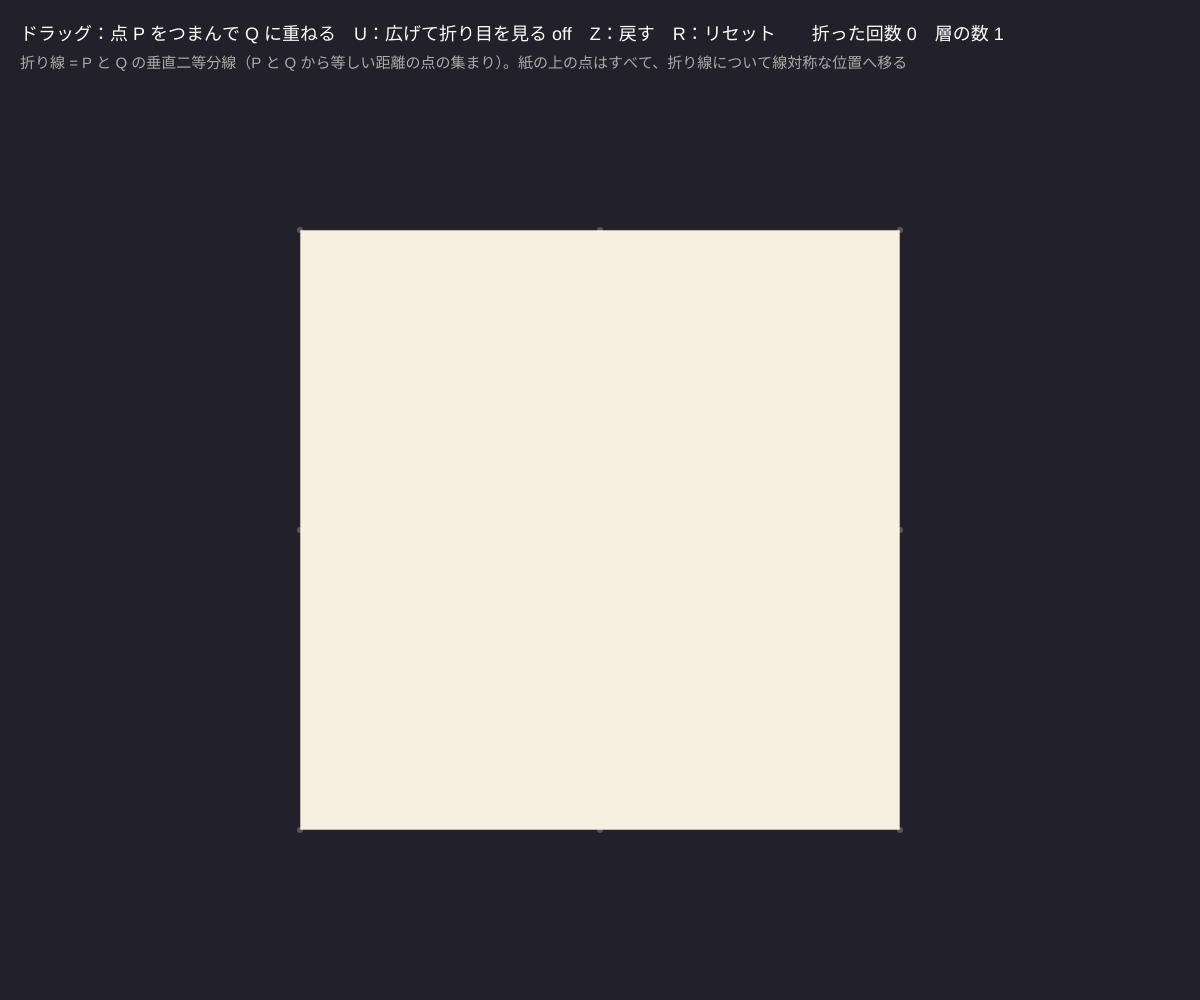
Frame 1 (no input)
Frame 60 (no input): identical to frame 1, image omitted
Frame 120 (the mouse pressed at the canvas centre since frame 60): identical to frame 1, image omitted

The p5.js sketch that drew this single still picture (run headless with seeded random() and noise() and a simulated clock; from frame 60 on, the mouse is pressed at the canvas centre):

// p5.js sketch
// ── sketch.js
// ============================================
// 00 折り線と折り目
// 紙の上の点 P をつまんで点 Q に重ねると、折り線は「P と Q の垂直二等分線」になる
//   折る = 折り線について線対称に移す（鏡映）。何回でも重ねて折れて、重なった紙は層になる
// ドラッグ = 点をつまんで重ねる（角や辺の中点に吸いつく）/ U = 広げて折り目を見る / Z = 1 つ戻す / R = リセット
// ============================================

let snapR = 18;            // ★ 角や中点に吸いつく距離（px）
let frontCol = [246, 240, 226];   // ★ 紙のおもて（白）
let backCol = [226, 84, 72];      // ★ 紙のうら（色紙の赤）
let S, ox, oy;             // 紙の一辺と左上
let faces = [];            // 紙の面 { pts: 今の位置, M: もとの紙 → 今 の変換, back: 裏返っているか, z: 重なりの順 }
let creases = [];          // 広げた紙の上の折り目 { a, b, mv: 'M' か 'V' }
let history = [];          // Z で戻すための記録
let grabP = null;          // つまんだ点 P
let unfolded = false;

function setup() {
  createCanvas(windowWidth, windowHeight);
  resetPaper();
}

function resetPaper() {
  S = min(width, height) * 0.6;
  ox = width / 2 - S / 2; oy = height / 2 - S / 2 + 30;
  faces = [{ pts: [{ x: ox, y: oy }, { x: ox + S, y: oy }, { x: ox + S, y: oy + S }, { x: ox, y: oy + S }], M: ident(), back: false, z: 0 }];
  creases = []; history = [];
}

// ★ 折る：折り線 L について、点 P がある側の紙をぜんぶ鏡に映して上に重ねる
function foldFaces(fs, L, P) {
  let side = sdist(P, L) > 0 ? 1 : -1;
  let maxZ = 0;
  for (let f of fs) maxZ = max(maxZ, f.z);
  let R = reflMat(L);
  let out = [], cuts = [];
  for (let f of fs) {
    let keep = clipHalf(f.pts, L, -side), move = clipHalf(f.pts, L, side);
    if (keep.length >= 3) out.push({ pts: keep, M: f.M, back: f.back, z: f.z });
    if (move.length >= 3) {
      out.push({ pts: move.map((p) => refl(p, L)), M: compose(R, f.M), back: !f.back, z: 2 * maxZ + 1 - f.z });
      if (keep.length >= 3) {
        // 面が切られた所が新しい折り目。もとの紙の位置に戻して記録する
        let seg = cutSeg(f.pts, L);
        if (seg) {
          let inv = inverse(f.M);
          // おもてが見えている面を手前に折る → おもてから見て谷折り。裏が見えている面なら山折り
          cuts.push({ a: apply(inv, seg[0]), b: apply(inv, seg[1]), mv: f.back ? 'M' : 'V' });
        }
      }
    }
  }
  return { faces: out, cuts };
}

function draw() {
  background(34, 32, 40);
  let preview = null, Q = null, L = null;
  if (grabP && !unfolded) {
    Q = snapPoint(mouseX, mouseY);
    if (dist(grabP.x, grabP.y, Q.x, Q.y) > 4) { L = bisector(grabP, Q); preview = foldFaces(faces, L, grabP); }
  }

  if (unfolded) drawUnfolded();
  else drawFaces(preview ? preview.faces : faces);

  // 折り線・P・Q
  if (L) {
    stroke(255, 220, 90); strokeWeight(2);
    drawingContext.setLineDash([10, 8]);
    line(L.p.x - L.u.x * 2000, L.p.y - L.u.y * 2000, L.p.x + L.u.x * 2000, L.p.y + L.u.y * 2000);
    drawingContext.setLineDash([]);
    stroke(255, 255, 255, 120); strokeWeight(1);
    line(grabP.x, grabP.y, Q.x, Q.y);
    noStroke();
    fill(90, 200, 255); circle(grabP.x, grabP.y, 14);
    fill(255, 220, 90); circle(Q.x, Q.y, 14);
    fill(255); textSize(15);
    text('P', grabP.x + 10, grabP.y - 10); text('Q', Q.x + 10, Q.y - 10);
  }
  // 吸いつく点の目印
  if (!unfolded) {
    noStroke(); fill(255, 255, 255, 60);
    for (let p of snapTargets()) circle(p.x, p.y, 6);
  }

  noStroke(); fill(255); textSize(18);
  text('ドラッグ：点 P をつまんで Q に重ねる　U：広げて折り目を見る ' + (unfolded ? 'ON' : 'off') + '　Z：戻す　R：リセット　　折った回数 ' + history.length + '　層の数 ' + faces.length, 20, 40);
  fill(170); textSize(15);
  text('折り線 = P と Q の垂直二等分線（P と Q から等しい距離の点の集まり）。紙の上の点はすべて、折り線について線対称な位置へ移る', 20, 68);
  if (unfolded) {
    fill(255, 120, 100); text('━ ━ 山折り（M）', 20, height - 50);
    fill(110, 170, 255); text('- - - 谷折り（V）', 180, height - 50);
    fill(200); text('山 ' + creases.filter((c) => c.mv === 'M').length + '　谷 ' + creases.filter((c) => c.mv === 'V').length + '　（おもてから見て）', 340, height - 50);
  }
}

function drawFaces(fs) {
  let sorted = fs.slice().sort((a, b) => a.z - b.z);
  stroke(60, 40, 40, 150); strokeWeight(1);
  for (let f of sorted) {
    let c = f.back ? backCol : frontCol;
    fill(c[0], c[1], c[2]);
    beginShape();
    for (let p of f.pts) vertex(p.x, p.y);
    endShape(CLOSE);
  }
}

function drawUnfolded() {
  noStroke(); fill(frontCol[0], frontCol[1], frontCol[2]);
  rect(ox, oy, S, S);
  strokeWeight(2.5);
  for (let c of creases) {
    if (c.mv === 'M') { stroke(230, 80, 60); drawingContext.setLineDash([14, 5, 3, 5]); }
    else { stroke(50, 110, 230); drawingContext.setLineDash([8, 6]); }
    line(c.a.x, c.a.y, c.b.x, c.b.y);
  }
  drawingContext.setLineDash([]);
}

function snapTargets() {
  let out = [];
  for (let f of faces) for (let i = 0; i < f.pts.length; i++) {
    let a = f.pts[i], b = f.pts[(i + 1) % f.pts.length];
    out.push(a, { x: (a.x + b.x) / 2, y: (a.y + b.y) / 2 });
  }
  return out;
}
function snapPoint(x, y) {
  let best = { x, y }, bd = snapR;
  for (let p of snapTargets()) { let d = dist(x, y, p.x, p.y); if (d < bd) { bd = d; best = { x: p.x, y: p.y }; } }
  return best;
}

function mousePressed() {
  if (unfolded) return;
  let p = snapPoint(mouseX, mouseY);
  let on = faces.some((f) => insidePoly(p, f.pts)) || (p.x !== mouseX || p.y !== mouseY);
  grabP = on ? p : null;
}
function mouseReleased() {
  if (!grabP) return;
  let Q = snapPoint(mouseX, mouseY);
  if (dist(grabP.x, grabP.y, Q.x, Q.y) > 4) {
    history.push({ faces, creases: creases.slice() });
    let r = foldFaces(faces, bisector(grabP, Q), grabP);
    faces = r.faces; creases = creases.concat(r.cuts);
  }
  grabP = null;
}
function keyPressed() {
  if (key === 'u' || key === 'U') unfolded = !unfolded;
  if ((key === 'z' || key === 'Z') && history.length) { let h = history.pop(); faces = h.faces; creases = h.creases; }
  if (key === 'r' || key === 'R') resetPaper();
}
function windowResized() { resizeCanvas(windowWidth, windowHeight); resetPaper(); }

// ---------- やってみよう ----------
// 1. 角を向かいの角に重ねる・辺を向かいの辺に重ねる。U で広げると折り目はどこにできた？
// 2. 半分に 3 回折ってから U。折り目は何本？ 山と谷の数をくらべよう（06 前川の定理への伏線）
// 3. 角を辺の中点に重ねると、辺が 2:1 に分かれる場所ができる（04 芳賀の定理）。探してみよう
// 4. backCol を好きな色に。おもてとうらで違う色の「色紙」にすると、折り紙の模様がつくれる


// ==================================================
// ここから下は「折り紙の幾何の道具」（線対称・多角形の切り分け・変換）
// ==================================================
// 直線 L = { p: 通る点, u: 向き（長さ 1） }
function bisector(a, b) { // a と b の垂直二等分線
  let dx = b.x - a.x, dy = b.y - a.y, l = Math.hypot(dx, dy) || 1;
  return { p: { x: (a.x + b.x) / 2, y: (a.y + b.y) / 2 }, u: { x: -dy / l, y: dx / l } };
}
function sdist(q, L) { return (q.x - L.p.x) * -L.u.y + (q.y - L.p.y) * L.u.x; }  // 符号つき距離
function refl(q, L) { let s = sdist(q, L); return { x: q.x + 2 * s * L.u.y, y: q.y - 2 * s * L.u.x }; }
// 凸多角形を直線で切り、side 側（符号）を残す
function clipHalf(pts, L, side) {
  let out = [];
  for (let i = 0; i < pts.length; i++) {
    let a = pts[i], b = pts[(i + 1) % pts.length];
    let sa = sdist(a, L) * side, sb = sdist(b, L) * side;
    if (sa >= -1e-6) out.push(a);
    if ((sa > 1e-6 && sb < -1e-6) || (sa < -1e-6 && sb > 1e-6)) { let t = sa / (sa - sb); out.push({ x: a.x + (b.x - a.x) * t, y: a.y + (b.y - a.y) * t }); }
  }
  return out;
}
function cutSeg(pts, L) { // 多角形と直線が交わる 2 点
  let r = [];
  for (let i = 0; i < pts.length; i++) {
    let a = pts[i], b = pts[(i + 1) % pts.length], sa = sdist(a, L), sb = sdist(b, L);
    if (Math.abs(sa) < 1e-6) r.push(a);
    else if (sa * sb < 0) { let t = sa / (sa - sb); r.push({ x: a.x + (b.x - a.x) * t, y: a.y + (b.y - a.y) * t }); }
  }
  return r.length >= 2 ? [r[0], r[r.length - 1]] : null;
}
function insidePoly(p, pts) {
  let c = false;
  for (let i = 0, j = pts.length - 1; i < pts.length; j = i++) {
    if ((pts[i].y > p.y) !== (pts[j].y > p.y) && p.x < (pts[j].x - pts[i].x) * (p.y - pts[i].y) / (pts[j].y - pts[i].y) + pts[i].x) c = !c;
  }
  return c;
}
// 平面の変換 x' = a x + b y + e,  y' = c x + d y + f
function ident() { return { a: 1, b: 0, c: 0, d: 1, e: 0, f: 0 }; }
function apply(M, p) { return { x: M.a * p.x + M.b * p.y + M.e, y: M.c * p.x + M.d * p.y + M.f }; }
function compose(A, B) { // B をしてから A をする（合成 A∘B）
  return { a: A.a * B.a + A.b * B.c, b: A.a * B.b + A.b * B.d, c: A.c * B.a + A.d * B.c, d: A.c * B.b + A.d * B.d,
    e: A.a * B.e + A.b * B.f + A.e, f: A.c * B.e + A.d * B.f + A.f };
}
function inverse(M) {
  let det = M.a * M.d - M.b * M.c;
  let a = M.d / det, b = -M.b / det, c = -M.c / det, d = M.a / det;
  return { a, b, c, d, e: -(a * M.e + b * M.f), f: -(c * M.e + d * M.f) };
}
function reflMat(L) { // 直線 L についての鏡映
  let nx = -L.u.y, ny = L.u.x;
  let a = 1 - 2 * nx * nx, b = -2 * nx * ny, d = 1 - 2 * ny * ny;
  return { a, b, c: b, d, e: L.p.x - (a * L.p.x + b * L.p.y), f: L.p.y - (b * L.p.x + d * L.p.y) };
}
